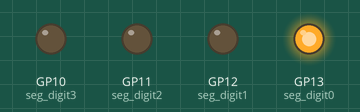
Recording of a program running on a simulated Raspberry Pi Pico running MicroPython. On the bench: output pins drawn as LEDs (lit = HIGH). Pins used as bus, display or sensor lines are not drawn.

Above: at 0.3 s.
At 1.4 s:
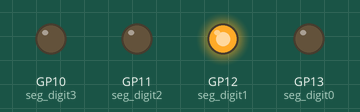
At 2.5 s:
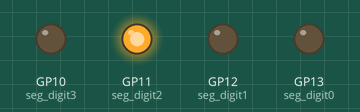
At 3.6 s:
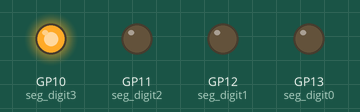
At 5.2 s:
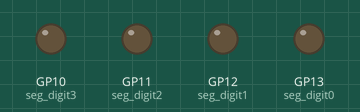
Timing chart, 0 to 5.7 s (numbered marks = the images above):
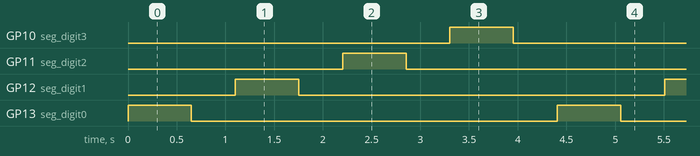

The program:

7seg_wiring_test.py
```python
###############################################################
#File:   7seg_wiring_test.py
#Author: Rob Galeoto
#Date:   15 Dec 2023
#Program Description:
#4-digit 7 segment display driven by 74HC595 shift register wiring test
###############################################################

#library includes
from machine import Pin
from utime import sleep_us, sleep_ms, sleep

#global definitions
eight = 0b11111110
dp = 0x1

#pin setup
led_onboard = Pin("LED")
sr_clk = Pin(2, Pin.OUT)
sr_data = Pin(1, Pin.OUT)
seg_digit0 = Pin(13, Pin.OUT)
seg_digit1 = Pin(12, Pin.OUT)
seg_digit2 = Pin(11, Pin.OUT)
seg_digit3 = Pin(10, Pin.OUT)

#function to shift and clock the shift register
#this is slowed down so that we can see the segments illuminate,
#one at a time
def shift_out(sout):
    for i in range(0, 8):
        sr_clk.off()
        sr_data.value((sout >> i) & 0x1)
        sleep_ms(25)
        sr_clk.on()
        sleep_ms(25)
    #clock one more times to propagate value
    sr_clk.off()
    sleep_ms(25)
    sr_clk.on()
    sleep_ms(25)
    sr_clk.off()

#make sure our pins start out turned off
sr_clk.off()
seg_digit0.off()
seg_digit1.off()
seg_digit2.off()
seg_digit3.off()

#test all our segments and digits
#goes in order from segment a to g to dp
#and leftmost digit to rightmost
while True:
    seg_digit0.on()
    shift_out(eight | dp)
    sleep_ms(200)
    seg_digit0.off()

    shift_out(0)

    seg_digit1.on()
    shift_out(eight | dp)
    sleep_ms(200)
    seg_digit1.off()

    shift_out(0)

    seg_digit2.on()
    shift_out(eight | dp)
    sleep_ms(200)
    seg_digit2.off()

    shift_out(0)

    seg_digit3.on()
    shift_out(eight | dp)
    sleep_ms(200)
    seg_digit3.off()

    shift_out(0)
```

Measured:
- by itself, GP10 (seg_digit3), GP11 (seg_digit2), GP12 (seg_digit1), GP13 (seg_digit0): alternates HIGH for 0.65 s and LOW for 3.8 s
- by itself, everything shown: repeats every 4.4 s, in 8 steps
